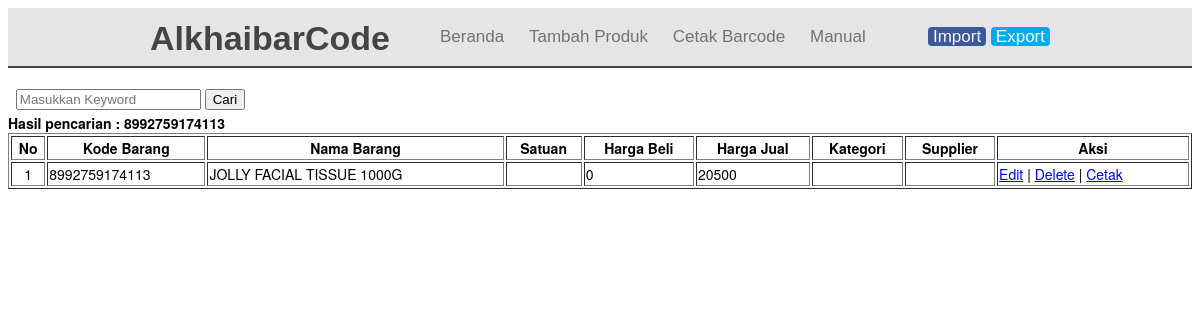
/cari.php?cari=8992759174113, run on the app's committed database.
### tables this page shows
CREATE TABLE `tabel_barang` (
  `id` int(6) NOT NULL,
  `kd_barang` varchar(15) NOT NULL,
  `nm_barang` varchar(64) NOT NULL,
  `satuan` varchar(10) NOT NULL,
  `kategori` varchar(50) NOT NULL,
  `supplier` varchar(55) NOT NULL,
  `hrg_jual` int(11) NOT NULL,
  `hrg_beli` int(11) NOT NULL
);

### cari.php (the view, shortened to what this page needs)
<?php
include_once("config.php");
?>
<!DOCTYPE html>
<html>
<head>
	<link rel="stylesheet" href="css/bootstrap.min.css">
</head>
<body>
 <div class="header">
  <div class="container">
   <div class="navbar">
    <div class="brand">
     <h1><a href="#">AlkhaibarCode</a></h1>
    </div>
    <div class="menu">
     <nav class="nav">
      <ul id="dropdown">
       <li><a href="index.php">Beranda</a></li>
       <li><a href="add.php">Tambah Produk</a></li>
       <li><a href="cetaksemua.php">Cetak Barcode</a></li>
       <li><a href="manual.php">Manual</a></li>
      </ul>
     </nav>
     <div class="">
      <p><a style="background: #3b5998; padding: 0 5px; border-radius: 4px; color: #f7f7f7; text-decoration: none;" href="import/form.php">Import</a>
        <a style="background: #00aced; padding: 0 5px; border-radius: 4px; color: #ffffff; text-decoration: none;" href="#">Export</a></p>
     </div>
    </div>
   </div>
  </div>
 </div>
<br />
<form action="cari.php" method="get" onsubmit="return validasi_input(this)">
    <label>&nbsp;</label>
    <input type="text" name="cari" placeholder="Masukkan Keyword">
    <input type="submit" value="Cari">
</form>
<?php
if(isset($_GET['cari'])){
	$cari = $_GET['cari'];
	echo "<b>Hasil pencarian : ".$cari."</b>";
}
?>
	<?php
	if(isset($_GET['cari'])){
		$cari = $_GET['cari'];
		$data = mysqli_query($mysqli,"select * from tabel_barang where kd_barang like '%".$cari."%' OR nm_barang like '%".$cari."%'");
	}else{
		$data = mysqli_query($mysqli,"select * from tabel_barang");
	}
	?>
<table width='100%' border=1>
 <tr>
        <th>No</th>
        <th>Kode Barang</th>
        <th>Nama Barang</th>
        <th>Satuan</th>
        <th>Harga Beli</th>
        <th>Harga Jual</th>
        <th>Kategori</th>
        <th>Supplier</th>
        <th>Aksi</th>
    </tr>
    <?php
    $no = 1;
    while($user_data = mysqli_fetch_array($data)) {
        echo "<tr>";
        echo "<td><center>".$no."</center></td>";
        echo "<td>".$user_data['kd_barang']."</td>";
        echo "<td>".$user_data['nm_barang']."</td>";
        echo "<td>".$user_data['satuan']."</td>";
        echo "<td>".$user_data['hrg_beli']."</td>";
        echo "<td>".$user_data['hrg_jual']."</td>";
        echo "<td>".$user_data['kategori']."</td>";
        echo "<td>".$user_data['supplier']."</td>";
        echo "<td><a href='edit.php?id=$user_data[id]'>Edit</a> | <a href='delete.php?id=$user_data[id]'>Delete</a> | <a href='cetak.php?id=$user_data[id]'>Cetak</a></td></tr>";
        $no++;
    }
    ?>
</table>
</body>
</html>

### data on the page
tabel_barang: kd_barang "8992759174113", nm_barang "JOLLY FACIAL TISSUE 1000G", hrg_beli "0", hrg_jual "20500"

### other printed values
$cari "8992759174113"
